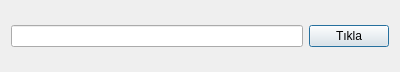
<?xml version="1.0" encoding="UTF-8"?>
<ui version="4.0">
 <class>Dialog</class>
 <widget class="QDialog" name="Dialog">
  <property name="geometry">
   <rect>
    <x>0</x>
    <y>0</y>
    <width>400</width>
    <height>72</height>
   </rect>
  </property>
  <property name="windowTitle">
   <string>Dialog</string>
  </property>
  <layout class="QHBoxLayout" name="horizontalLayout">
   <item>
    <widget class="QLineEdit" name="lineEdit">
     <property name="echoMode">
      <enum>QLineEdit::Password</enum>
     </property>
    </widget>
   </item>
   <item>
    <widget class="QPushButton" name="pushButton">
     <property name="text">
      <string>Tıkla</string>
     </property>
    </widget>
   </item>
  </layout>
 </widget>
 <layoutdefault spacing="6" margin="11"/>
 <resources/>
 <connections/>
</ui>
